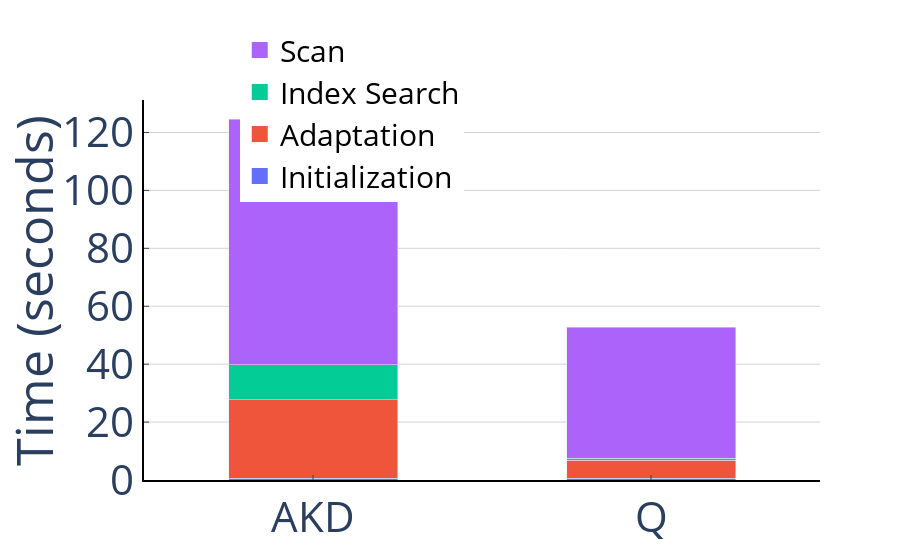

Notebook code cell kept with this figure:
### Markdown cell above
Figure \ref{fig:total-response-time-break-down} presents a time breakdown of the Periodic benchmark for the Adaptive KDTree and Quasii. We can see that the Adaptive KDTree has much more index search time than Quasii, this happens because the Adaptive KDTree does not adapt well with a periodic workload. Figure \ref{fig:total-time-number-of-nodes} shows the number of nodes in the index per query on the Periodic benchmark. We can see that at query 250 and 500 the Adaptive KDTree has a sudden increase in the number of nodes. This is no coincidence, as this queries are the ones where the peridic sequence resets. On query 750, which is also a reset, the index has already converged.

### Code cell
a = break_down('Periodic8', ['CrackingKDTree', 'Quasii'], -1)
a.update_layout(
    legend=dict(itemsizing= 'trace')
)
save_figure(a, 'total_response_time_break_down.pdf')
a

### Figure 1 — Plotly figure (JSON) as saved in the notebook; plotly's stock layout.template omitted (floating-point values rounded to 4 significant figures)
{"data": [{"marker": {"color": "#636EFA"}, "name": "Initialization", "showlegend": false, "type": "bar", "width": 0.5, "x": ["AKD", "Q"], "y": [0.6274, 0.6714]}, {"marker": {"color": "#EF553B"}, "name": "Adaptation", "showlegend": false, "type": "bar", "width": 0.5, "x": ["AKD", "Q"], "y": [27.16, 6.206]}, {"marker": {"color": "#03CC96"}, "name": "Index Search", "showlegend": false, "type": "bar", "width": 0.5, "x": ["AKD", "Q"], "y": [12.1, 0.5723]}, {"marker": {"color": "#AB63FA"}, "name": "Scan", "showlegend": false, "type": "bar", "width": 0.5, "x": ["AKD", "Q"], "y": [84.78, 45.34]}, {"marker": {"color": "#636EFA", "size": 40, "symbol": "square"}, "mode": "markers", "name": "Initialization", "type": "scatter", "x": [null], "y": [null]}, {"marker": {"color": "#EF553B", "size": 40, "symbol": "square"}, "mode": "markers", "name": "Adaptation", "type": "scatter", "x": [null], "y": [null]}, {"marker": {"color": "#03CC96", "size": 40, "symbol": "square"}, "mode": "markers", "name": "Index Search", "type": "scatter", "x": [null], "y": [null]}, {"marker": {"color": "#AB63FA", "size": 40, "symbol": "square"}, "mode": "markers", "name": "Scan", "type": "scatter", "x": [null], "y": [null]}], "layout": {"barmode": "stack", "font": {"size": 42}, "legend": {"font": {"color": "black", "size": 30}, "itemsizing": "trace", "orientation": "h", "x": 0.25, "y": 1.2}, "plot_bgcolor": "rgba(0,0,0,0)", "xaxis": {"linecolor": "black", "linewidth": 2, "showline": true, "ticklen": 5, "ticks": "inside", "zeroline": true}, "yaxis": {"gridcolor": "lightgrey", "gridwidth": 1, "linecolor": "black", "linewidth": 2, "showgrid": true, "showline": true, "ticklen": 5, "ticks": "inside", "title": {"text": "Time (seconds)"}, "zeroline": false, "zerolinecolor": "rgba(0, 0, 0, 0)"}}}
